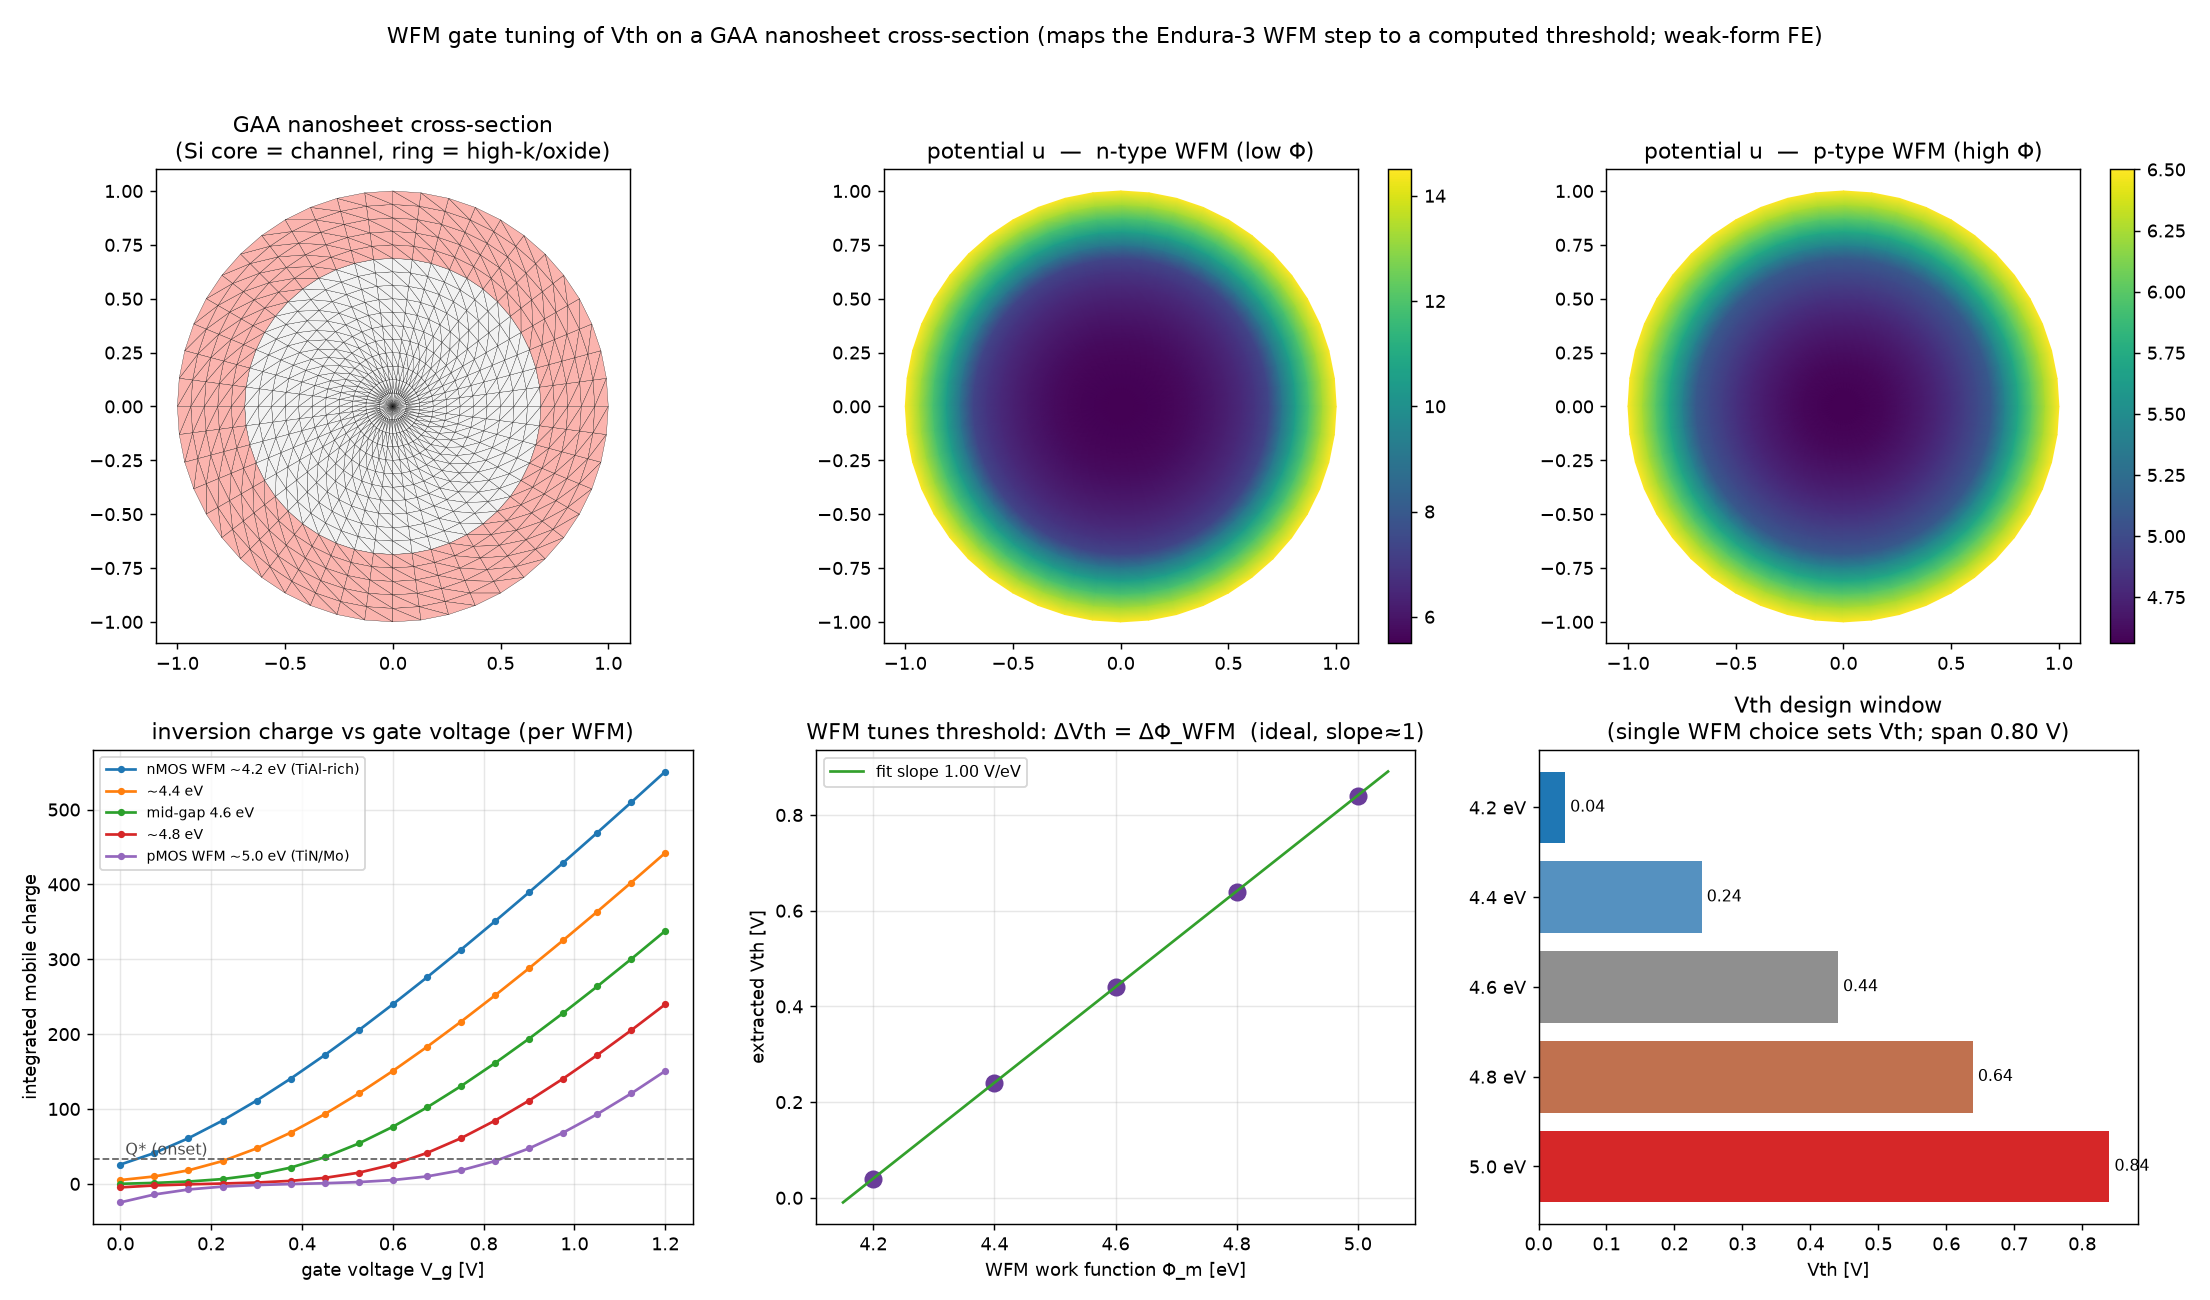

The Python source for this figure:
"""gaa_wfm_vth.py — work-function-metal (WFM) gate tuning of the threshold voltage
on a cylindrical GAA nanosheet cross-section. Maps the pilot-line WFM deposition
step (e.g. Applied Endura 3 E2CC, research/SEMICON_PILOT_LINE_GAA_PROCESS.md #12)
to a computable Vth, inside the same weak-form FE nonlinear-Poisson framework as
gaa_material_sweep_warmstart.py.

Physics (scaled equilibrium Poisson-Boltzmann on the disk, P1 FE weak form):

    -div(eps_r grad u) + kappa*sinh(u) = f_dop ,   u = u_gate_eff on the gate ring

The gate work-function metal sets a flat-band offset phi_ms = Phi_m - Phi_semi, so
the potential the semiconductor sees is u_gate_eff = (V_g - phi_ms)/Vt'. Different
WFM (different Phi_m) therefore shift the whole Q-V_g curve horizontally — i.e. they
shift Vth. n-type WFM (low Phi_m) lower Vth; p-type WFM (high Phi_m) raise it.

We sweep V_g for five representative WFM, extract Vth as the gate voltage at which
the integrated mobile (inversion) charge crosses a fixed onset Q*, and recover the
textbook ideal relation  dVth = dPhi_WFM  (slope 1) on the real GAA cross-section.

Honest scope: ideal flat-band-shift model — no interface traps, no poly depletion,
no quantum/degenerate statistics. For solver stability the demo uses an illustrative
thermal scale Vt' = 0.1 V (deep inversion under Boltzmann sinh is otherwise extreme);
the linear Vth-vs-WFM law is scaling-independent, which is the physical point.
Depends on gaa_material_sweep_warmstart.py (reuses its mesh/assembly/Newton).

Run:  python3 gaa_wfm_vth.py            (writes gaa_wfm_vth.png)
      python3 gaa_wfm_vth.py --help
"""
from __future__ import annotations

import argparse

import numpy as np

from gaa_material_sweep_warmstart import (
    MATERIALS, EPS_OX, C_DOP, kappa_of, build_disk_mesh, assemble, newton,
)

SEED = 20260725
VT_DEMO = 0.1          # illustrative volts-per-scaled-unit (see docstring)
PHI_SEMI = 4.60        # reference semiconductor work function [eV]
SI = 2                 # Si index in MATERIALS

# Representative replacement-metal-gate work-function metals (illustrative).
WFMS = [
    #  label                              Phi_m [eV]
    ("nMOS WFM ~4.2 eV (TiAl-rich)",       4.20),
    ("~4.4 eV",                            4.40),
    ("mid-gap 4.6 eV",                     4.60),
    ("~4.8 eV",                            4.80),
    ("pMOS WFM ~5.0 eV (TiN/Mo)",          5.00),
]


def main():
    ap = argparse.ArgumentParser(description=__doc__,
                                 formatter_class=argparse.RawDescriptionHelpFormatter)
    ap.add_argument("--nr", type=int, default=16)
    ap.add_argument("--nt", type=int, default=48)
    ap.add_argument("--nvg", type=int, default=17, help="gate-voltage points")
    ap.add_argument("--vgmax", type=float, default=1.2, help="max gate voltage [V]")
    ap.add_argument("--out", type=str, default="gaa_wfm_vth.png")
    args = ap.parse_args()
    if args.nvg < 3:
        ap.error("--nvg must be >= 3 to extract a threshold")

    nodes, tris, gate, elem_semi = build_disk_mesh(args.nr, args.nt)
    free = ~gate
    N = len(nodes)

    # Si channel operator (eps in core, oxide ring; screening from Si n_i)
    name, eps_r, n_i = MATERIALS[SI]
    eps_elem = np.where(elem_semi, eps_r, EPS_OX)
    K, ML = assemble(nodes, tris, eps_elem, elem_semi)
    K = K.tocsr(); fdop = ML * C_DOP; kap = kappa_of(n_i)

    Vg = np.linspace(0.0, args.vgmax, args.nvg)          # volts
    charge = np.zeros((len(WFMS), args.nvg))             # integrated mobile charge
    fields = {}
    for m, (lab, phi_m) in enumerate(WFMS):
        phi_ms = phi_m - PHI_SEMI                        # flat-band offset [V]
        u0 = np.zeros(N)
        for k, vg in enumerate(Vg):
            u_gate = (vg - phi_ms) / VT_DEMO             # scaled effective gate potential
            u, _, _ = newton(K, ML, kap, fdop, u_gate, free, gate, u0)
            u0 = u                                       # bias continuation (idea C)
            charge[m, k] = float(np.sum(kap * ML * np.sinh(u)))
            fields[(m, k)] = u

    # onset threshold Q*: a fixed fraction of the mid-gap WFM's max charge
    mid = 2
    Qstar = 0.10 * charge[mid].max()

    def vth_of(qcurve):
        # first V_g where Q crosses Qstar (linear interpolation)
        for k in range(1, len(Vg)):
            if qcurve[k] >= Qstar:
                q0, q1 = qcurve[k - 1], qcurve[k]
                t = (Qstar - q0) / (q1 - q0 + 1e-30)
                return Vg[k - 1] + t * (Vg[k] - Vg[k - 1])
        return np.nan

    vth = np.array([vth_of(charge[m]) for m in range(len(WFMS))])
    phis = np.array([w[1] for w in WFMS])
    ok = np.isfinite(vth)
    slope, intercept = np.polyfit(phis[ok], vth[ok], 1)

    print(f"\nGAA WFM -> Vth (Si nanosheet cross-section, {len(WFMS)} WFM):")
    for m, (lab, phi_m) in enumerate(WFMS):
        print(f"  Phi_m {phi_m:.2f} eV  Vth {vth[m]:.3f} V   {lab}")
    print(f"  fit: dVth/dPhi_WFM = {slope:.3f} V/eV  (ideal flat-band = 1.000), "
          f"R offset {intercept:+.2f}")

    _plot(args.out, nodes, tris, elem_semi, Vg, charge, vth, phis, slope,
          fields, [w[0] for w in WFMS], [w[1] for w in WFMS], Qstar, args.nvg)
    print(f"wrote {args.out}")


def _plot(out, nodes, tris, elem_semi, Vg, charge, vth, phis, slope,
          fields, labels, phivals, Qstar, nvg):
    import matplotlib
    matplotlib.use("Agg")
    import matplotlib.pyplot as plt
    from matplotlib.tri import Triangulation

    triang = Triangulation(nodes[:, 0], nodes[:, 1], tris)
    fig, ax = plt.subplots(2, 3, figsize=(17, 10))

    # (0,0) cross-section material map
    ax[0, 0].tripcolor(triang, facecolors=elem_semi.astype(float), cmap="Pastel1",
                       edgecolors="k", linewidth=0.15)
    ax[0, 0].set_aspect("equal")
    ax[0, 0].set_title("GAA nanosheet cross-section\n(Si core = channel, ring = high-k/oxide)")

    # (0,1)(0,2) potential for nMOS-WFM vs pMOS-WFM at a mid-high V_g
    kk = min(nvg - 3, nvg - 1)
    for a, m, tt in ((ax[0, 1], 0, "n-type WFM (low Φ)"), (ax[0, 2], 4, "p-type WFM (high Φ)")):
        tp = a.tripcolor(triang, fields[(m, kk)], shading="gouraud", cmap="viridis")
        a.set_aspect("equal"); a.set_title(f"potential u  —  {tt}")
        fig.colorbar(tp, ax=a, fraction=0.046)

    # (1,0) Q-Vg family (transfer-like), one curve per WFM
    for m, lab in enumerate(labels):
        ax[1, 0].plot(Vg, charge[m], "-o", ms=3, label=lab)
    ax[1, 0].axhline(Qstar, color="0.4", ls="--", lw=1)
    ax[1, 0].text(Vg[0], Qstar, " Q* (onset)", va="bottom", fontsize=9, color="0.3")
    ax[1, 0].set_title("inversion charge vs gate voltage (per WFM)")
    ax[1, 0].set_xlabel("gate voltage V_g [V]"); ax[1, 0].set_ylabel("integrated mobile charge")
    ax[1, 0].legend(fontsize=8); ax[1, 0].grid(True, alpha=0.3)

    # (1,1) extracted Vth vs Phi_WFM (linear, slope ~1)
    ax[1, 1].plot(phis, vth, "o", ms=9, color="#6a3d9a")
    xs = np.linspace(min(phis) - 0.05, max(phis) + 0.05, 20)
    ax[1, 1].plot(xs, slope * xs + (vth[2] - slope * phis[2]), "-", color="#33a02c",
                  label=f"fit slope {slope:.2f} V/eV")
    ax[1, 1].set_title("WFM tunes threshold: ΔVth = ΔΦ_WFM  (ideal, slope≈1)")
    ax[1, 1].set_xlabel("WFM work function Φ_m [eV]"); ax[1, 1].set_ylabel("extracted Vth [V]")
    ax[1, 1].legend(fontsize=9); ax[1, 1].grid(True, alpha=0.3)

    # (1,2) design view: Vth window from nMOS to pMOS WFM
    ax[1, 2].barh(range(len(labels)), vth, color=["#1f77b4", "#5591c0", "#8f8f8f", "#c0714f", "#d62728"])
    ax[1, 2].set_yticks(range(len(labels)))
    ax[1, 2].set_yticklabels([f"{p:.1f} eV" for p in phivals], fontsize=10)
    ax[1, 2].invert_yaxis()
    ax[1, 2].set_xlabel("Vth [V]")
    ax[1, 2].set_title(f"Vth design window\n(single WFM choice sets Vth; span {np.nanmax(vth)-np.nanmin(vth):.2f} V)")
    for i, v in enumerate(vth):
        ax[1, 2].text(v, i, f" {v:.2f}", va="center", fontsize=9)

    fig.suptitle("WFM gate tuning of Vth on a GAA nanosheet cross-section "
                 "(maps the Endura-3 WFM step to a computed threshold; weak-form FE)", fontsize=12)
    fig.tight_layout(rect=[0, 0, 1, 0.96])
    fig.savefig(out, dpi=130)


if __name__ == "__main__":
    main()
